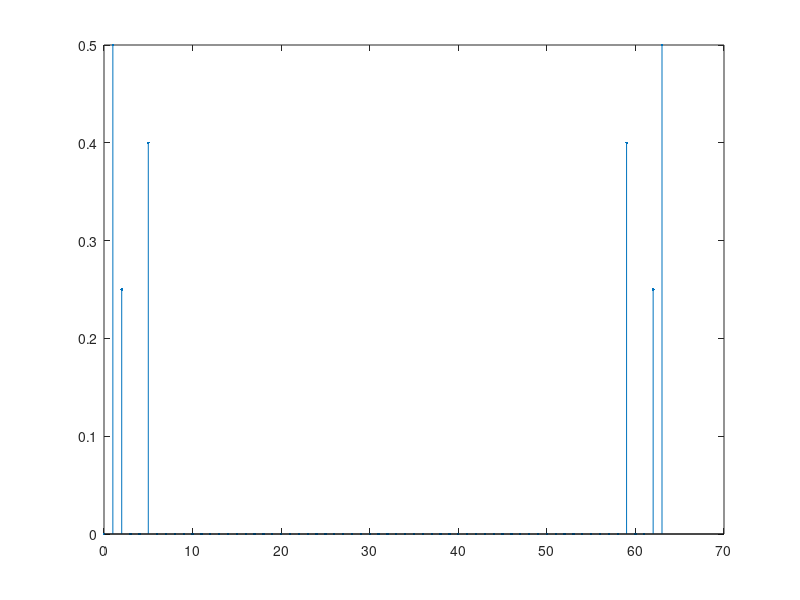

The MATLAB script that drew this image:
clear
close all
T = 2*pi;
N = 64;
t= (0:N-1)*T/N;
y = cos(t) + 0.5*cos(2*t) + 0.8*cos(5*t);
x = fft(y)';
stem(0:N-1,abs(x)/N,'.');